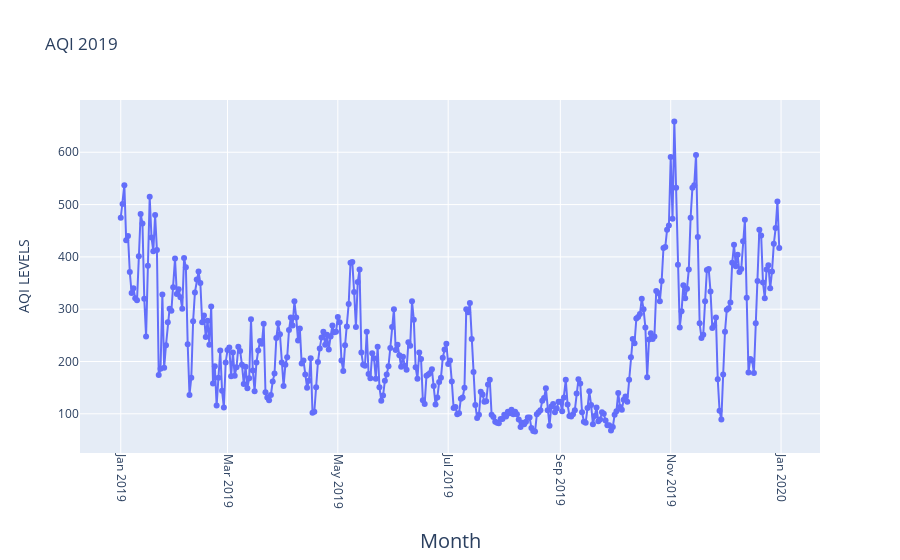

The code cell stored with this chart in its notebook:
### Code cell
fig = go.Figure(go.Scatter(
    mode = "lines+markers",
    y = aqi_level_19.iloc[:,-2],
    x = aqi_level_19.iloc[:,-3]))
fig.update_xaxes(
        tickangle = 90,
        title_text = "Month",
        title_font = {"size": 20},
        title_standoff = 25)

fig.update_yaxes(
        title_text = "AQI LEVELS",
        title_standoff = 25)
fig.update_layout(title_text="AQI 2019")

fig.show()

### Figure 1 — Plotly figure (JSON) as saved in the notebook; plotly's stock layout.template omitted (floating-point values rounded to 4 significant figures; data arrays with more than 128 entries replaced by an {"elided": "..."} marker saying what was removed)
{"data": [{"mode": "lines+markers", "type": "scatter", "x": {"elided": "365 str values"}, "y": {"elided": "365 int values"}}], "layout": {"title": {"text": "AQI 2019"}, "xaxis": {"tickangle": 90, "title": {"font": {"size": 20}, "standoff": 25, "text": "Month"}}, "yaxis": {"title": {"standoff": 25, "text": "AQI LEVELS"}}}}
